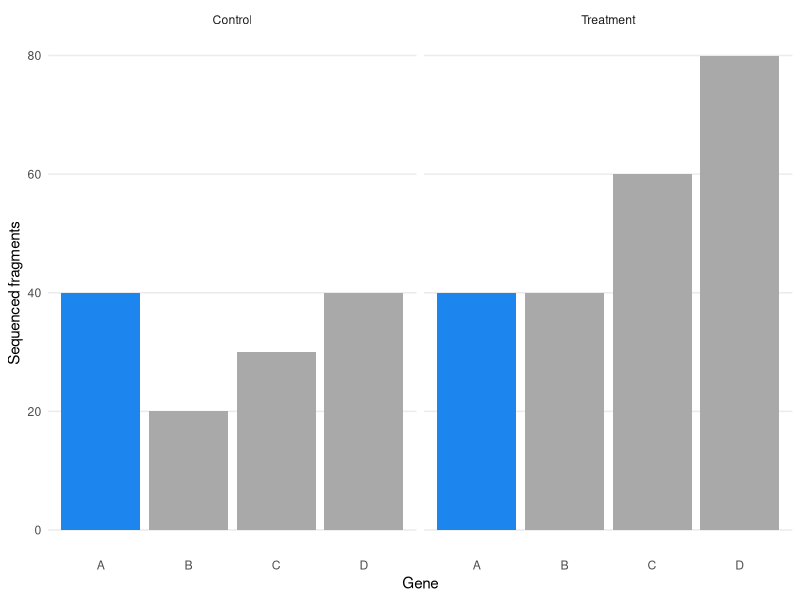
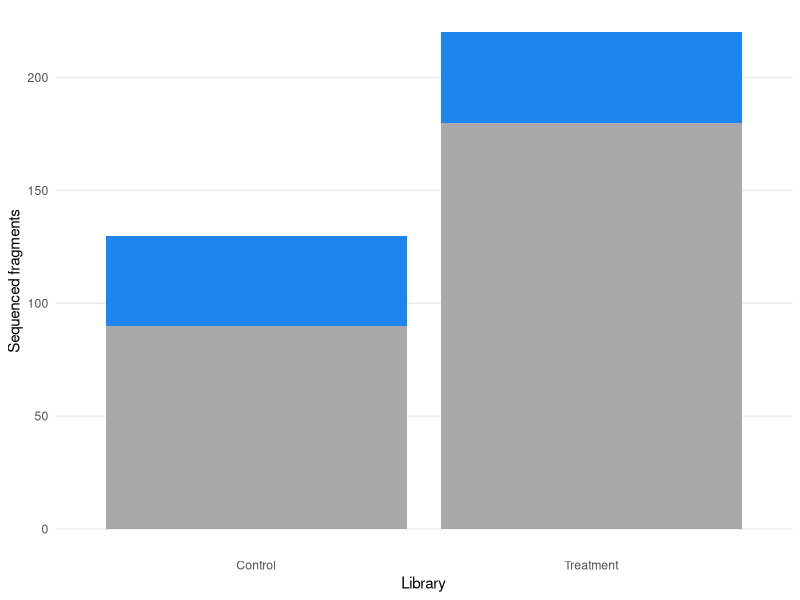
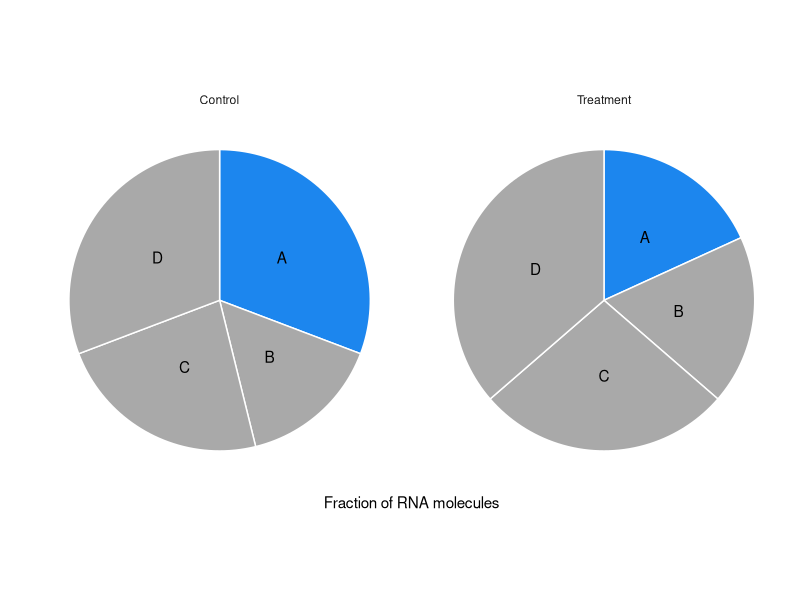
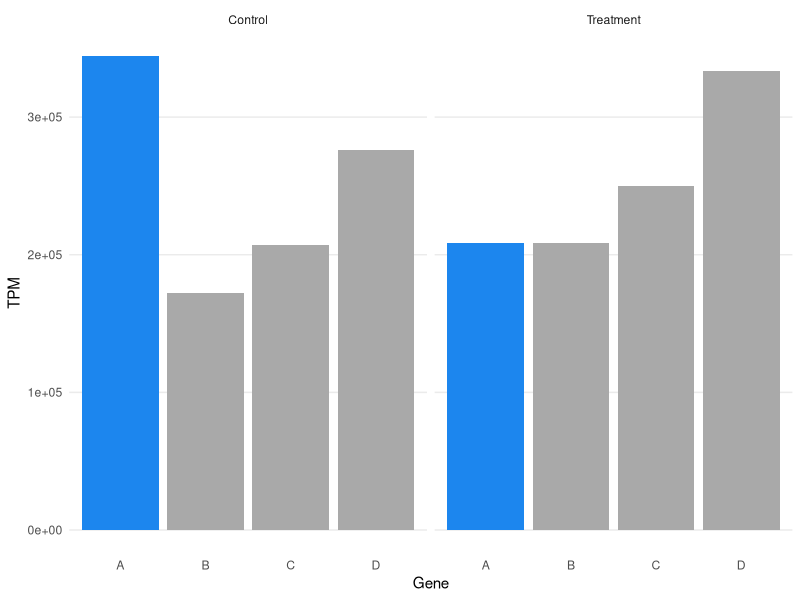

The R source for these figures, in order:
## ---- chunk 1
presentation_mode = identical(knitr::opts_knit$get('rmarkdown.pandoc.to'), 'revealjs')

knitr::opts_chunk$set(fig.path = 'figures/',
                      fig.width = 3,
                      fig.height = 3,
                      dev = c('png', 'pdf'),
                      dpi = 100,
                      echo = ! presentation_mode,
                      results = if (presentation_mode) 'hide' else 'markup')
## ---- chunk 2
library(dplyr)
library(tidyr)
library(ggplot2)
## ---- chunk 3
theme_set(theme_minimal())

nogrid = function ()
    theme(panel.grid.minor = element_blank(),
          panel.grid.major.x = element_blank())

pie_chart = function ()
    list(coord_polar(theta = 'y', direction = -1),
         theme(axis.text = element_blank(),
               panel.grid = element_blank()))
## ---- chunk 4
mean_fragment_length = 300

counts = tibble(Gene = c('A', 'B', 'C', 'D'),
                Length = c(700, 700, 800, 800),
                Control = c(40, 20, 30, 40),
                Treatment = c(20, 20, 30, 40) * 2) %>%
    gather(Library, Count, -Gene, -Length) %>%
    mutate(EffectiveLength = Length - mean_fragment_length + 1)

counts

gene_colors = c(A = 'dodgerblue2', B = 'darkgrey', C = 'darkgrey', D = 'darkgrey')
## ---- chunk 5
ggplot(counts, aes(x = Gene, y = Count, fill = Gene)) +
    geom_bar(stat = 'identity') +
    facet_wrap(~ Library) +
    scale_fill_manual(values = gene_colors, guide = FALSE) +
    labs(y = 'Sequenced fragments') +
    nogrid()
## ---- chunk 6
ggplot(counts, aes(x = Library, y = Count, fill = Gene)) +
    geom_bar(stat = 'sum') +
    scale_fill_manual(values = gene_colors) +
    labs(y = 'Sequenced fragments') +
    nogrid() +
    theme(legend.position = 'none')
## ---- chunk 7
# FIXME: Direction should be clockwise but `direction = 1` does anticlockwise
# on my computer. But labels are clockwise?!
counts %>%
    group_by(Library) %>%
    mutate(Fraction = Count / sum(Count)) %>%
    mutate(LabelPos = sum(Fraction) - (cumsum(Fraction) - Fraction / 2)) %>%
    ggplot(aes(x = '', y = Fraction, fill = Gene)) +
    geom_bar(stat = 'identity', width = 1, color = 'white') +
    geom_text(aes(y = LabelPos, label = Gene)) +
    pie_chart() +
    facet_wrap(~ Library) +
    scale_fill_manual(values = gene_colors, guide = FALSE) +
    labs(x = '', y = 'Fraction of RNA molecules')
## ---- chunk 8
tpm = function (counts, effective_lengths) {
    rate = log(counts) - log(effective_lengths)
    exp(rate - log(sum(exp(rate))) + log(10 ^ 6))
}
## ---- chunk 9
tpms = counts %>%
    group_by(Library) %>%
    mutate(TPM = tpm(Count, EffectiveLength))

tpms
## ---- chunk 10
ggplot(tpms, aes(x = Gene, y = TPM, fill = Gene)) +
    geom_bar(stat = 'identity') +
    facet_wrap(~ Library) +
    scale_fill_manual(values = gene_colors, guide = FALSE) +
    labs(y = 'TPM') +
    nogrid()
